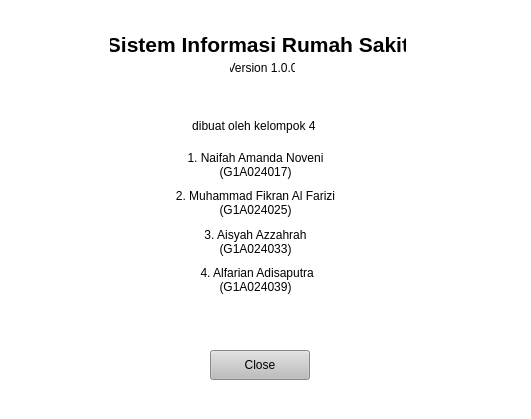
<?xml version="1.0" encoding="UTF-8"?>
<ui version="4.0">
 <class>AboutWindow</class>
 <widget class="QMainWindow" name="AboutWindow">
  <property name="geometry">
   <rect>
    <x>0</x>
    <y>0</y>
    <width>531</width>
    <height>419</height>
   </rect>
  </property>
  <property name="windowTitle">
   <string>About</string>
  </property>
  <property name="styleSheet">
   <string notr="true">color: rgb(0, 0, 0);
background-color: rgb(255, 255, 255);</string>
  </property>
  <widget class="QWidget" name="centralwidget">
   <widget class="QLabel" name="labelTitle">
    <property name="geometry">
     <rect>
      <x>110</x>
      <y>30</y>
      <width>296</width>
      <height>28</height>
     </rect>
    </property>
    <property name="font">
     <font>
      <pointsize>16</pointsize>
      <bold>true</bold>
     </font>
    </property>
    <property name="text">
     <string>Sistem Informasi Rumah Sakit</string>
    </property>
    <property name="alignment">
     <set>Qt::AlignmentFlag::AlignCenter</set>
    </property>
   </widget>
   <widget class="QLabel" name="labelVersion">
    <property name="geometry">
     <rect>
      <x>230</x>
      <y>60</y>
      <width>65</width>
      <height>16</height>
     </rect>
    </property>
    <property name="text">
     <string>Version 1.0.0</string>
    </property>
    <property name="alignment">
     <set>Qt::AlignmentFlag::AlignCenter</set>
    </property>
   </widget>
   <widget class="QPushButton" name="btnClose">
    <property name="geometry">
     <rect>
      <x>210</x>
      <y>350</y>
      <width>100</width>
      <height>30</height>
     </rect>
    </property>
    <property name="minimumSize">
     <size>
      <width>100</width>
      <height>30</height>
     </size>
    </property>
    <property name="styleSheet">
     <string notr="true">border-color: rgb(0, 0, 0);
gridline-color: rgb(0, 0, 0);
selection-background-color: rgb(139, 139, 139);
background-color: rgb(189, 189, 189);</string>
    </property>
    <property name="text">
     <string>Close</string>
    </property>
   </widget>
   <widget class="QWidget" name="">
    <property name="geometry">
     <rect>
      <x>150</x>
      <y>110</y>
      <width>211</width>
      <height>186</height>
     </rect>
    </property>
    <layout class="QVBoxLayout" name="verticalLayout">
     <item>
      <widget class="QLabel" name="labelDescription">
       <property name="text">
        <string>dibuat oleh kelompok 4 </string>
       </property>
       <property name="alignment">
        <set>Qt::AlignmentFlag::AlignCenter</set>
       </property>
       <property name="wordWrap">
        <bool>true</bool>
       </property>
      </widget>
     </item>
     <item>
      <widget class="QLabel" name="labelDescription_2">
       <property name="text">
        <string>1. Naifah Amanda Noveni      (G1A024017)</string>
       </property>
       <property name="alignment">
        <set>Qt::AlignmentFlag::AlignCenter</set>
       </property>
       <property name="wordWrap">
        <bool>true</bool>
       </property>
      </widget>
     </item>
     <item>
      <widget class="QLabel" name="labelDescription_3">
       <property name="text">
        <string>2. Muhammad Fikran Al Farizi (G1A024025)</string>
       </property>
       <property name="alignment">
        <set>Qt::AlignmentFlag::AlignCenter</set>
       </property>
       <property name="wordWrap">
        <bool>true</bool>
       </property>
      </widget>
     </item>
     <item>
      <widget class="QLabel" name="labelDescription_4">
       <property name="text">
        <string>3. Aisyah Azzahrah                  (G1A024033)</string>
       </property>
       <property name="alignment">
        <set>Qt::AlignmentFlag::AlignCenter</set>
       </property>
       <property name="wordWrap">
        <bool>true</bool>
       </property>
      </widget>
     </item>
     <item>
      <widget class="QLabel" name="labelDescription_5">
       <property name="text">
        <string> 4. Alfarian Adisaputra              (G1A024039)</string>
       </property>
       <property name="alignment">
        <set>Qt::AlignmentFlag::AlignCenter</set>
       </property>
       <property name="wordWrap">
        <bool>true</bool>
       </property>
      </widget>
     </item>
    </layout>
   </widget>
  </widget>
  <widget class="QStatusBar" name="statusbar"/>
 </widget>
 <resources/>
 <connections>
  <connection>
   <sender>btnClose</sender>
   <signal>clicked()</signal>
   <receiver>AboutWindow</receiver>
   <slot>close()</slot>
   <hints>
    <hint type="sourcelabel">
     <x>20</x>
     <y>20</y>
    </hint>
    <hint type="destinationlabel">
     <x>20</x>
     <y>20</y>
    </hint>
   </hints>
  </connection>
 </connections>
</ui>
